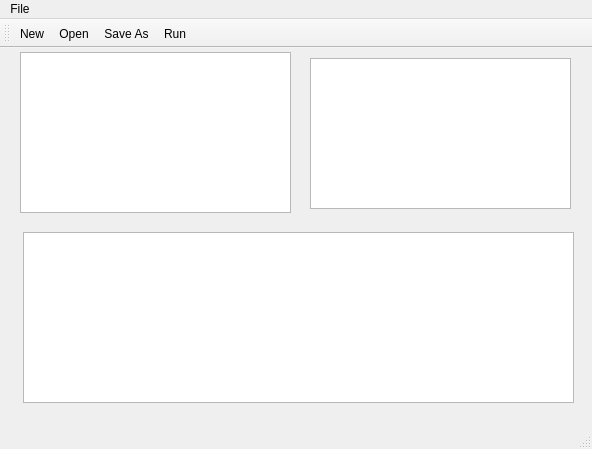
<?xml version="1.0" encoding="UTF-8"?>
<ui version="4.0">
 <class>MainWindow</class>
 <widget class="QMainWindow" name="MainWindow">
  <property name="geometry">
   <rect>
    <x>0</x>
    <y>0</y>
    <width>592</width>
    <height>449</height>
   </rect>
  </property>
  <property name="windowTitle">
   <string>MainWindow</string>
  </property>
  <widget class="QWidget" name="centralWidget">
   <widget class="QTextEdit" name="codeEditor">
    <property name="geometry">
     <rect>
      <x>20</x>
      <y>4</y>
      <width>271</width>
      <height>161</height>
     </rect>
    </property>
   </widget>
   <widget class="QTextEdit" name="resultShow">
    <property name="geometry">
     <rect>
      <x>310</x>
      <y>10</y>
      <width>261</width>
      <height>151</height>
     </rect>
    </property>
    <property name="readOnly">
     <bool>false</bool>
    </property>
   </widget>
   <widget class="QTextEdit" name="errorShow">
    <property name="geometry">
     <rect>
      <x>23</x>
      <y>184</y>
      <width>551</width>
      <height>171</height>
     </rect>
    </property>
   </widget>
  </widget>
  <widget class="QMenuBar" name="menuBar">
   <property name="geometry">
    <rect>
     <x>0</x>
     <y>0</y>
     <width>592</width>
     <height>25</height>
    </rect>
   </property>
   <widget class="QMenu" name="menuFile">
    <property name="title">
     <string>File</string>
    </property>
    <addaction name="actionNew"/>
    <addaction name="actionOpen"/>
    <addaction name="actionSave_As"/>
    <addaction name="actionRun"/>
    <addaction name="actionExit_2"/>
   </widget>
   <addaction name="menuFile"/>
  </widget>
  <widget class="QToolBar" name="mainToolBar">
   <attribute name="toolBarArea">
    <enum>TopToolBarArea</enum>
   </attribute>
   <attribute name="toolBarBreak">
    <bool>false</bool>
   </attribute>
   <addaction name="actionNew"/>
   <addaction name="actionOpen"/>
   <addaction name="actionSave_As"/>
   <addaction name="actionRun"/>
  </widget>
  <widget class="QStatusBar" name="statusBar"/>
  <action name="actionNew">
   <property name="icon">
    <iconset resource="resoources.qrc">
     <normaloff>:/new/ims/file.png</normaloff>:/new/ims/file.png</iconset>
   </property>
   <property name="text">
    <string>New</string>
   </property>
  </action>
  <action name="actionOpen">
   <property name="icon">
    <iconset resource="resoources.qrc">
     <normaloff>:/new/ims/open-folder-with-document (1).png</normaloff>:/new/ims/open-folder-with-document (1).png</iconset>
   </property>
   <property name="text">
    <string>Open</string>
   </property>
  </action>
  <action name="actionSave_As">
   <property name="icon">
    <iconset resource="resoources.qrc">
     <normaloff>:/new/ims/floppy-disk-interface-symbol-for-save-option-button.png</normaloff>:/new/ims/floppy-disk-interface-symbol-for-save-option-button.png</iconset>
   </property>
   <property name="text">
    <string>Save As</string>
   </property>
  </action>
  <action name="actionRun">
   <property name="icon">
    <iconset resource="resoources.qrc">
     <normaloff>:/new/ims/music-player-play.png</normaloff>:/new/ims/music-player-play.png</iconset>
   </property>
   <property name="text">
    <string>Run</string>
   </property>
  </action>
  <action name="actionExit_2">
   <property name="text">
    <string>Exit</string>
   </property>
  </action>
 </widget>
 <layoutdefault spacing="6" margin="11"/>
 <resources>
  <include location="resoources.qrc"/>
 </resources>
 <connections/>
</ui>
